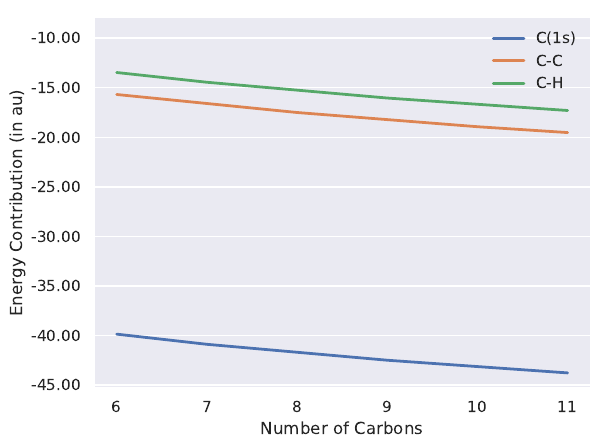

Python code for this plot:
#!/usr/bin/env python

import copy
import numpy as np
import matplotlib
matplotlib.use('Agg')
import matplotlib.pyplot as plt
from matplotlib.ticker import MaxNLocator, FormatStrFormatter
from matplotlib.legend_handler import HandlerLineCollection, HandlerTuple
import seaborn as sns

n_carbons = np.arange(6,12)

c_core = np.array([
-39.857,
-40.882,
-41.685,
-42.488,
-43.128,
-43.768
])

c_single_c = np.array([
-15.683,
-16.591,
-17.500,
-18.216,
-18.933,
-19.523
])

c_h = np.array([
-13.465,
-14.448,
-15.244,
-16.040,
-16.669,
-17.297
])

sns.set(style='darkgrid', font='DejaVu Sans')

fig, ax = plt.subplots()

palette = sns.color_palette('Set1')

ax.plot(n_carbons, c_core, linewidth=2, linestyle='-', label='C(1s)')
ax.plot(n_carbons, c_single_c, linewidth=2, linestyle='-', label='C-C')
ax.plot(n_carbons, c_h, linewidth=2, linestyle='-', label='C-H')

ax.set_ylim(top=-8.0)
ax.xaxis.grid(False)
ax.yaxis.set_major_formatter(FormatStrFormatter('%.2f'))
ax.set_xticks(n_carbons)
ax.set_xlabel('Number of Carbons')
ax.set_ylabel('Energy Contribution (in au)')
ax.legend(loc='upper right', frameon=False)

sns.despine()
plt.savefig('alkane_chains.pdf', bbox_inches = 'tight', dpi=1000)

